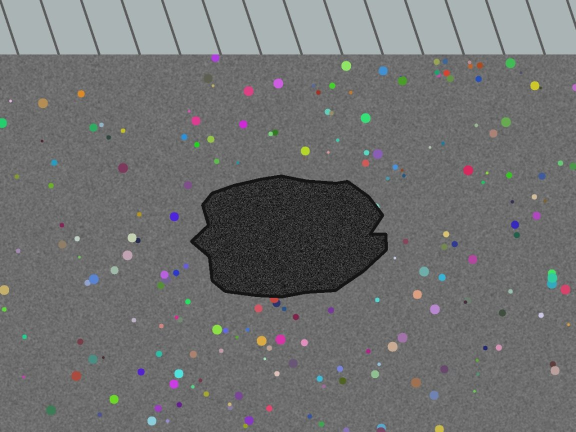
#> input picture samples/synthetic_attack_reused.jpg, 1152 x 864 px (shown at 1/2 size)
$ python -i make_fakes.py   (imports and definitions only)
#> lines starting #> are read from the running program, lines starting #| are printed output that depends on the picture
#> further down, picture is the input picture: shape (864, 1152, 3); mean B, G, R 113.3, 113.2, 112.1
"""Builds SYNTHETIC fake closures from the real pairs in data/pairs, saved to data/pairs_fake/<id>_<attack>/ with label "unverifiable".
Attacks: reused (before photo re-sent as after), screen (after photo shown on a simulated monitor), otherplace (after photo of another pair)."""

import argparse
import json
import shutil
import sys
from pathlib import Path

import cv2
import imagehash
import numpy as np
from PIL import Image

ROOT = Path(__file__).resolve().parent.parent
sys.path.insert(0, str(ROOT))

from nija import config  # noqa: E402
from nija.images import load_pil  # noqa: E402
from nija.reinspect import list_pairs  # noqa: E402


# [5 lines left out: function save_like, not called in this run]


def simulate_screen(bgr):
    """Show the image on an RGB sub-pixel grid, photograph it at a slight angle -> moire. Synthetic, not a real screen shot."""
    big = cv2.resize(bgr, None, fx=3, fy=3, interpolation=cv2.INTER_NEAREST).astype(np.float32)
    grid = np.zeros_like(big)
    for c in range(3):
        grid[:, (2 - c)::3, c] = 1.0
    grid[2::3, :, :] *= 0.35
    shot = big * grid * 1.6
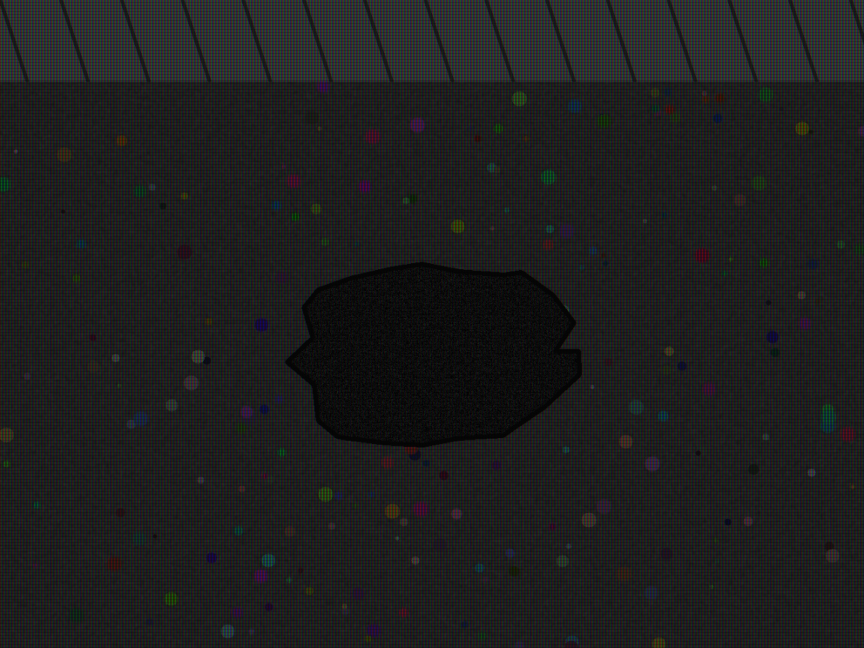
#> shot: shape (2592, 3456, 3) float32 (shown at 1/4 size); mean B, G, R 47.5, 47.5, 47; drawn with min black and max white
    M = cv2.getRotationMatrix2D((shot.shape[1] / 2, shot.shape[0] / 2), 2.5, 1.0)
    shot = cv2.warpAffine(shot, M, (shot.shape[1], shot.shape[0]))
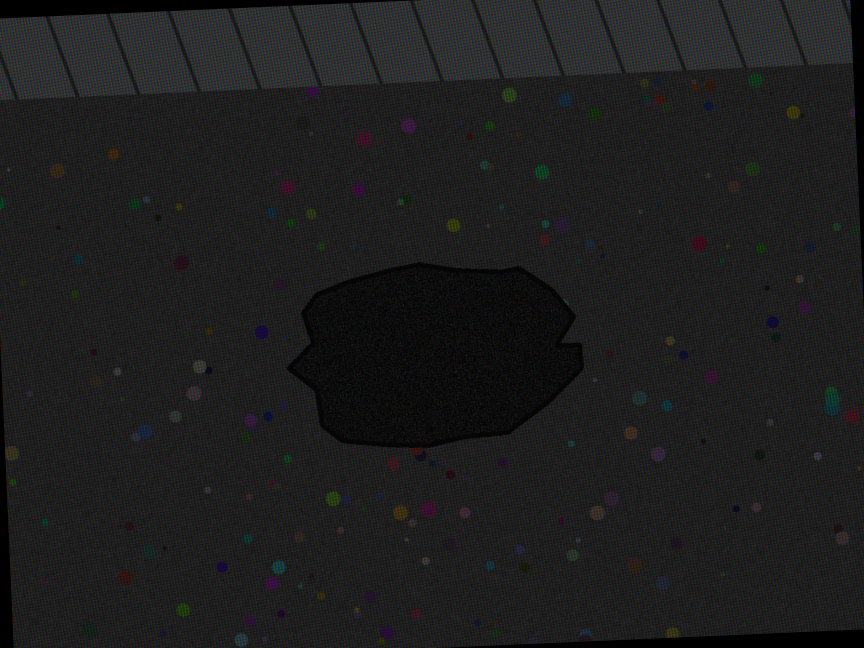
#> shot: shape (2592, 3456, 3) float32 (shown at 1/4 size); mean B, G, R 46, 46, 45.5; drawn with min black and max white
    shot = cv2.resize(shot, (bgr.shape[1], bgr.shape[0]), interpolation=cv2.INTER_LINEAR)
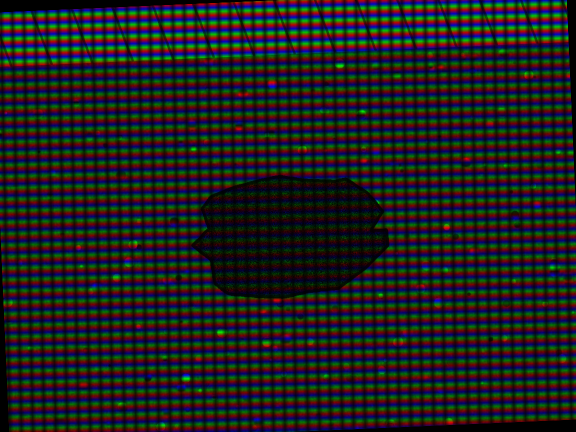
#> shot: shape (864, 1152, 3) float32 (shown at 1/2 size); mean B, G, R 46.2, 45.8, 45.7; drawn with min black and max white
    return np.clip(shot, 0, 255).astype(np.uint8)
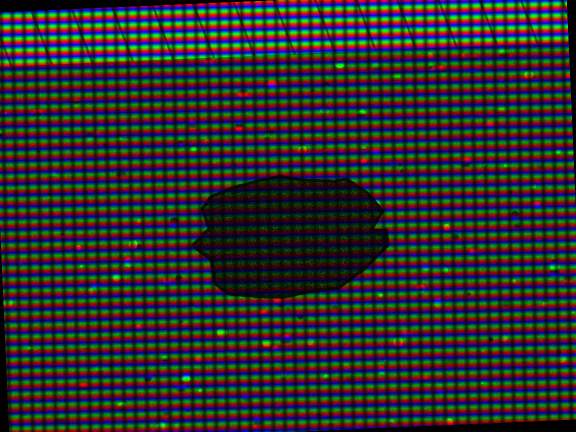
#> returned value: shape (864, 1152, 3) (shown at 1/2 size); mean of channels 0, 1, 2 45.8, 45.5, 45.4; drawn as B, G, R


# [43 lines left out: functions write_pair, main, not called in this run]


# [2 lines not run here, left out]

>>> import cv2
>>> picture = cv2.imread('../samples/synthetic_attack_reused.jpg')
>>> result = simulate_screen(picture)
